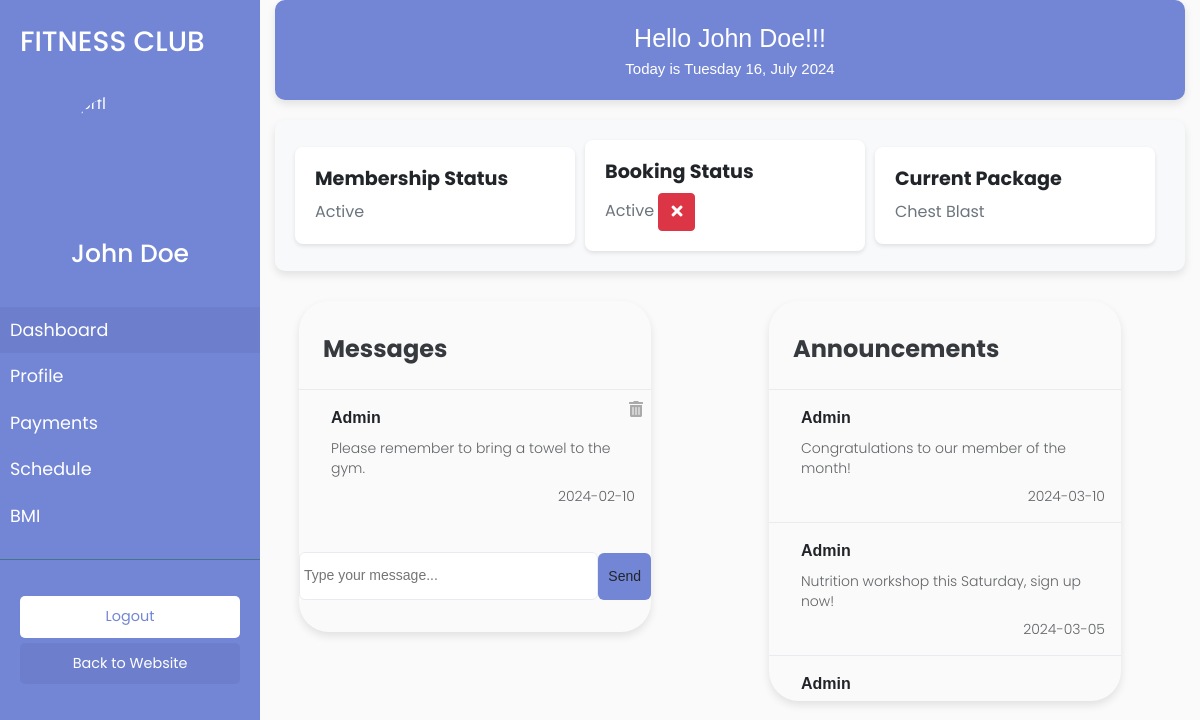
The app's page /member_dashboard.php (signed in) with its own data.
### tables this page shows
CREATE TABLE IF NOT EXISTS `member` (
  `member_id` int NOT NULL AUTO_INCREMENT,
  `full_name` varchar(50) DEFAULT NULL,
  `dob` date DEFAULT NULL,
  `gender` enum('male','female') DEFAULT NULL,
  `contact_no` varchar(20) DEFAULT NULL,
  `email` varchar(100) DEFAULT NULL,
  `password` varchar(50) DEFAULT NULL,
  `photo` varchar(255) DEFAULT NULL,
  `doj` date DEFAULT NULL,
  `membership_type` enum('monthly','yearly') DEFAULT 'monthly',
  `account_status` enum('active','inactive') DEFAULT 'active',
  PRIMARY KEY (`member_id`)
);

CREATE TABLE IF NOT EXISTS `booking` (
  `booking_id` int NOT NULL AUTO_INCREMENT,
  `member_id` int DEFAULT NULL,
  `package_id` int DEFAULT NULL,
  `booking_date` date DEFAULT NULL,
  `payment_status` enum('pending','paid','expired') DEFAULT 'pending',
  `approval_status` enum('pending','approved','rejected') DEFAULT 'pending',
  `approval_date` date DEFAULT NULL,
  `expiry_date` date DEFAULT NULL,
  PRIMARY KEY (`booking_id`),
  KEY `member_id` (`member_id`),
  KEY `package_id` (`package_id`)
);

CREATE TABLE IF NOT EXISTS `package` (
  `package_id` int NOT NULL AUTO_INCREMENT,
  `name` varchar(50) DEFAULT NULL,
  `description` text,
  `price` decimal(10,2) DEFAULT NULL,
  `duration` int DEFAULT NULL,
  PRIMARY KEY (`package_id`)
);

CREATE TABLE IF NOT EXISTS `admin_message_tbl` (
  `msg_id` int NOT NULL AUTO_INCREMENT,
  `member_id` int DEFAULT NULL,
  `message` text,
  `date` date DEFAULT NULL,
  `msg_type` enum('warning','normal') DEFAULT NULL,
  PRIMARY KEY (`msg_id`),
  KEY `member_id` (`member_id`)
);

CREATE TABLE IF NOT EXISTS `announcement` (
  `announcement_id` int NOT NULL AUTO_INCREMENT,
  `message` text,
  `date` date DEFAULT NULL,
  PRIMARY KEY (`announcement_id`)
);

### member_dashboard.php (the view, shortened to what this page needs)
<?php
include 'connection.php';
$memberID = $_SESSION['member_id'];
$selectQuery = "SELECT * FROM member WHERE member_id = '$memberID'";
$result = mysqli_query($con, $selectQuery);
if ($result && mysqli_num_rows($result) > 0) {
    $record = mysqli_fetch_assoc($result);
    $bookingQuery = "SELECT approval_status FROM booking WHERE member_id = '$memberID' ORDER BY booking_id DESC LIMIT 1";
    $bookingResult = mysqli_query($con, $bookingQuery);
    $bookingStatus = "Inactive";
    if ($bookingResult && mysqli_num_rows($bookingResult) > 0) {
        $bookingData = mysqli_fetch_assoc($bookingResult);
        if ($bookingData['approval_status'] === 'approved') {
            $bookingStatus = "Active";
        } elseif ($bookingData['approval_status'] === 'pending') {
            $approvalPending = true;
        }
    }
    $packageQuery = "SELECT p.name AS package_name FROM booking b
                    JOIN package p ON b.package_id = p.package_id
                    WHERE b.member_id = '$memberID' AND b.approval_status = 'approved'
                    ORDER BY b.booking_id DESC LIMIT 1";
    $packageResult = mysqli_query($con, $packageQuery);
    $currentPackage = "No package";
    if ($packageResult && mysqli_num_rows($packageResult) > 0) {
        $packageData = mysqli_fetch_assoc($packageResult);
        $currentPackage = $packageData['package_name'];
    }
    ?>
    <!DOCTYPE html>
    <html lang="en">
    <head>
        <link rel="stylesheet" href="https://stackpath.bootstrapcdn.com/bootstrap/4.5.2/css/bootstrap.min.css">
        <link rel="stylesheet" href="https://cdnjs.cloudflare.com/ajax/libs/font-awesome/5.15.3/css/all.min.css">
        <link rel="stylesheet" href="./css/member_dashboard.css">
    </head>
    <body>
        <div class="wrapper">
            <nav id="sidebar">
                <div class="sidebar-header">
                    <h3>FITNESS CLUB</h3>
                </div>
                <div class="prfl">
                    <img src="<?php echo substr($record['photo'], 6); ?>" alt="prfl" />
                    <span>
                        <?php echo $record['full_name']; ?>
                    </span>
                </div>
                <ul class="list-unstyled components">
                    <li class="active">
                        <a href="member_dashboard.php">Dashboard</a>
                    </li>
                    <li>
                        <a href="src/member/profile.php">Profile</a>
                    </li>
                    <li>
                        <a href="src/member/payment.php">Payments</a>
                    </li>
                    <li>
                        <a href="src/member/schedule.php">Schedule</a>
                    </li>
                    <li>
                    <a href="src/member/bmi.php">BMI</a>
                </li>
                </ul>
                <ul class="list-unstyled CTAs">
                    <li>
                        <a href="#" class="download" onclick="logout()">Logout</a>
                    </li>
                    <li>
                        <a href="inde.php" class="article">Back to Website</a>
                    </li>
                </ul>
            </nav>
            <div id="content" class="container-fluid">
                <div class="main-header">
                    <span>Hello
                        <?php echo $record['full_name']; ?>!!!
                    </span>
                    <?php
                    $date = date("l j, F Y");
                    echo "<span>Today is $date</span>";
                    ?>
                </div>
                <div class="status-box">
                    <div class="card1">
                        <h5 class="card-title">Membership Status</h5>
                        <span>Active</span>
                    </div>
                    <div class="card2">
                        <h5 class="card-title">Booking Status</h5>
                        <span><?php echo $bookingStatus; ?></span>
                        <button class="btn btn-danger" onclick="showPackageModal()">
                <i class="fas fa-times"></i>
            </button>
                    </div>
                    <div class="card3">
                        <h5 class="card-title">Current Package</h5>
                        <span><?php echo $currentPackage; ?></span>
                    </div>
                </div>
                <div class="row">
                    <div class="col-md-6">
                        <div class="messages-section">
                            <div class="projects-section-header">
                                <p>Messages</p>
                            </div>
                            <div class="messages">
                                <?php
                                $selectQuery = "SELECT * FROM admin_message_tbl WHERE member_id = $memberID ORDER BY date DESC";
                                $result = mysqli_query($con, $selectQuery);
                                if ($result && mysqli_num_rows($result) > 0) {
                                    while ($record = mysqli_fetch_assoc($result)) {
                                        echo "<div class='message-box'>
                                <div class='message-content'>
                                <div class='message-header'>
                                <div class='name'>Admin</div>
                                </div>
                                    <p class='message-line'>
                                    {$record['message']}
                                    </p>
                                    <p class='message-line time'>
                                    {$record['date']}
                                    </p>
                                    <div class='delete-icon'>
                                    <a href='src/crud/message_process.php?action=delete&MID={$record['msg_id']}' onclick='return confirm(\"Are you sure?\")'>
                                    <i class='fas fa-trash-alt'></i>
                                    </a>
                                    </div>
                                </div>
                            </div>";
                                    }
                                } else {
                                    echo "<p class='text-center'>No Messages found</p>";
                                }
                                ?>
                            </div>
                            <form action="./src/crud/message_process.php" method="post" enctype="multipart/form-data">
                                <div class="message-input">
                                    <textarea class="input-field" placeholder="Type your message..." name="msg" required></textarea>
                                    <button class="send-button" name="send">Send</button>
                                </div>
                            </form>
                        </div>
                    </div>
                    <div class="col-md-6">
                        <div class="announcement-section">
                            <div class="projects-section-header">
                                <p>Announcements</p>
                            </div>
                            <div class="messages">
                                <?php
                                $selectQuery = "SELECT * FROM announcement ORDER BY date DESC";
                                $result = mysqli_query($con, $selectQuery);
                                if ($result && mysqli_num_rows($result) > 0) {
                                    while ($record = mysqli_fetch_assoc($result)) {
                                        echo "<div class='message-box'>
                                <div class='message-content'>
                                    <div class='message-header'>
                                        <div class='name'>Admin</div>
                                    </div>
                                    <p class='message-line'>
                                    {$record['message']}
                                    </p>
                                    <p class='message-line time'>
                                    {$record['date']}
                                    </p>
                                </div>
                            </div>";
                                    }
                                } else {
                                    echo "<p class='text-center'>No Announcement found.</p>";
                                }
                                ?>
                            </div>
                        </div>
                    </div>
                </div>
            </div>
        </div>
    </body>
    </html>
    <?php
} else {
    echo "User details not found.";
}
?>

### records on screen
member: full_name "John Doe"
booking: approval_status "Active"
package: name "Chest Blast"
admin_message_tbl: message "Please remember to bring a towel to the gym.", date "2024-02-10"
announcement: message "Congratulations to our member of the month!", date "2024-03-10"
announcement: message "Nutrition workshop this Saturday, sign up now!", date "2024-03-05"
